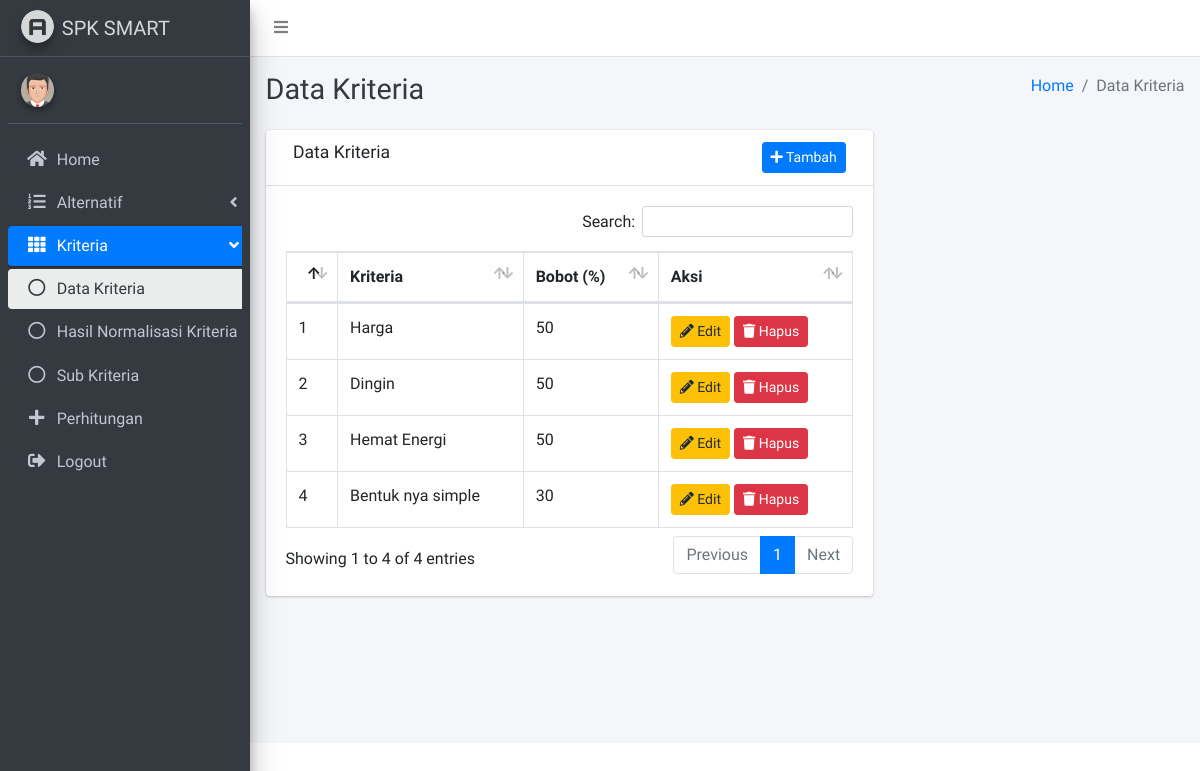
/data-kriteria.php (signed in), run on the app's committed database.
### tables this page shows
CREATE TABLE `kriteria` (
  `id_kriteria` int(11) NOT NULL,
  `nm_kriteria` varchar(20) DEFAULT NULL,
  `bobot` int(11) DEFAULT NULL
);

### data-kriteria.php (called while the page is built)
<?php
include 'src/page/kriteria/data-kriteria/index.php';

### src/page/kriteria/data-kriteria/content.php (the view)
<?php
  $dataKriteria = mysqli_query($conn, "SELECT * FROM kriteria");
?>
  <div class="content-wrapper">
    <div class="content-header">
      <div class="container-fluid">
        <div class="row mb-2">
          <div class="col-sm-6">
            <h1 class="m-0 text-dark"><?= $title; ?></h1>
          </div>
          <div class="col-sm-6">
            <ol class="breadcrumb float-sm-right">
              <li class="breadcrumb-item"><a href="index.php">Home</a></li>
              <li class="breadcrumb-item active"><?= $title; ?></li>
            </ol>
          </div>
        </div>
      </div>
    </div>
    <section class="content">
      <div class="container-fluid">
        <div class="row">
          <div class="col-8">
            <div class="card">
              <div class="card-header">
                <div class="col">
                  <h3 class="card-title"><?= $title ?> </h3>
                </div>
                <div class="col text-right">
                <a href="?m=add" class="btn btn-primary btn-sm"><i class="fas fa-plus"></i> Tambah</a>
                </div>
              </div>
              <div class="card-body">
                <div class="table-responsive">
                  <table id="datatable" class="table table-bordered table-hover">
                    <thead>
                    <tr>
                      <th></th>
                      <th>Kriteria</th>
                      <th>Bobot (%)</th>
                      <th>Aksi</th>
                    </tr>
                    </thead>
                    <tbody>
                    <?php $i=0; while($d = mysqli_fetch_assoc($dataKriteria)): ?>
                    <tr>
                      <td><?= ++$i ?></td>
                      <td><?= $d['nm_kriteria'] ?></td>
                      <td><?= $d['bobot'] ?></td>
                      <td>
                        <a href="?m=edit&id=<?= $d['id_kriteria'] ?>" class="btn btn-warning btn-sm"><i class="fas fa-pencil-alt"></i> Edit</a>
                        <a href="?hapus=kriteria&id=<?= $d['id_kriteria'] ?>" onclick="return confirm('Hapus Data Kriteria?')" class="btn btn-danger btn-sm"><i class="fas fa-trash"></i> Hapus</a>
                      </td>
                    </tr>
                    <?php endwhile ?>
                    </tbody>
                  </table>
                </div>
              </div>
            </div>
          </div>
        </div>
      </div>
    </section>
  </div>

### data on the page
kriteria: nm_kriteria "Harga", bobot "50"
kriteria: nm_kriteria "Dingin", bobot "50"
kriteria: nm_kriteria "Hemat Energi", bobot "50"
kriteria: nm_kriteria "Bentuk nya simple", bobot "30"

### other printed values
$title "Data Kriteria"
